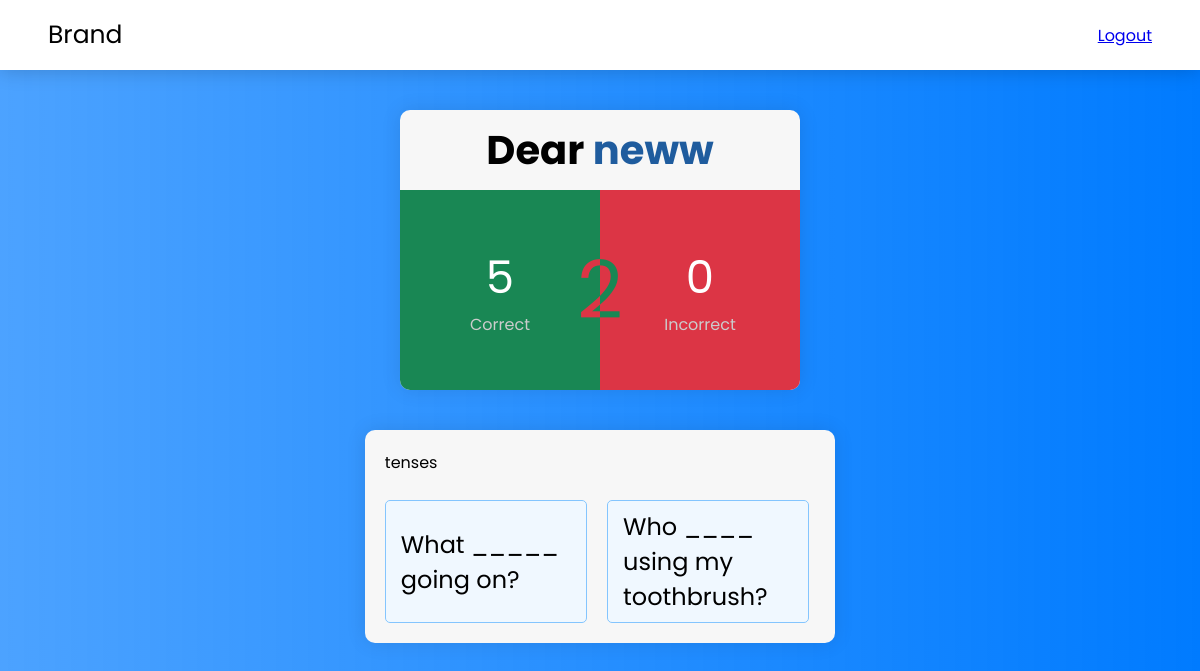
The page /my/quiz/tenses/result/ (signed in) on the database its author committed.
### her/models.py (models this page shows, shortened)
class Result(models.Model):
    user = models.ForeignKey(QuizUser, on_delete=models.CASCADE)
    exam = models.ForeignKey(Exam, on_delete=models.CASCADE)
    score = models.IntegerField(default=0)
    finished_at = models.DateTimeField(auto_now_add=True)
    started_at = models.DateTimeField(auto_now_add=True)

class QuizUser(models.Model):
    name = models.CharField(max_length=100)
    email = models.EmailField(help_text='Enter your email')
    password = models.CharField(max_length=100, blank=True)
    quiz_passed = models.IntegerField(default=0)
    verified = models.BooleanField(default=False)
    passed_exams = models.ManyToManyField('Exam', blank=True)
    point_score = models.IntegerField(default=0)
    created_at = models.DateTimeField(auto_now_add=True)
    updated_at = models.DateTimeField(auto_now=True)

class Exam(models.Model):
    name = models.CharField(max_length=100)
    slug = models.SlugField(max_length=100, unique=True)
    description = models.TextField()
    count_down = models.PositiveBigIntegerField(default=0)  # in minutes
    quizzes_length = models.PositiveBigIntegerField(default=0)
    private = models.BooleanField(default=False)
    created_at = models.DateTimeField(auto_now_add=True)
    updated_at = models.DateTimeField(auto_now=True)

class Quiz(models.Model):
    question = models.CharField(max_length=255)
    answer = models.CharField(max_length=255)
    user_answer = models.ManyToManyField(
        UserAnswer, blank=True)
    exam = models.ForeignKey(
        Exam, on_delete=models.CASCADE, null=True, default=None)
    species = models.ForeignKey('QuizType', on_delete=models.CASCADE)
    created_at = models.DateTimeField(auto_now_add=True)
    updated_at = models.DateTimeField(auto_now=True)
    class Meta:
        verbose_name_plural = "Quizes"

### her/views.py (the view)
# urls.py: path('quiz/<str:slug>/result/', views.exam_result, name="result"),
def exam_result(request, slug):
    print(QuizUser.objects.get(id=request.session['quiz_user']).passed_exams.all())
    exam = Exam.objects.get(slug=slug)
    result = Result.objects.get(user=QuizUser.objects.get(
        id=request.session['quiz_user']), exam=exam)
    quizzes = Quiz.objects.filter(exam=exam)
    f = exam.quizzes_length - result.score
    if f < 0:
        f = 0
    context = {
        'exam': exam,
        'result': result,
        'quizzes': quizzes,
        'f': f
    }
    return render(request, 'her/result.html', context)

### her/templates/her/result.html
{% extends './base.html' %} {% block content %}
<div class="container">
  <div class="quiz-box">
    <div class="quiz-title">
      Dear <span class="marked">{{result.user.name}}</span>
    </div>
    <div class="result-content">
      <div class="result-row" data-count="{{ exam.quizzes_length }}">
        <div class="side side-success">
          <span> {{ result.score }} </span>
          <span class="text-muted">Correct</span>
        </div>
        <div class="side side-danger">
          <span> {{ f }} </span>
          <span class="text-muted">Incorrect</span>
        </div>
      </div>
    </div>
  </div>
</div>
<div class="container">
  <div class="quiz-box">
    <div class="content">
      <span class="text-success">{{ exam.name }}</span>
      <ul class="answers">
        {% for quiz in quizzes %}
        <li data-answer="{{quiz.answer}}"
          class="option {%for i in quiz.user_answer.all %}{%if result.user.id == i.user.id %}{% if i.answer == quiz.answer %}correct{% else %}incorrect{%endif%}{%endif%}{% endfor%}"
        >
          {{quiz.question}}
        </li>
        {% endfor %}
      </ul>
    </div>
  </div>
</div>
{%endblock %}

### static/assets/css/style.css (style rules this page uses)
* { margin: 0; padding: 0; box-sizing: border-box; font-family: Poppins; transition: all 300ms; }
body { background: var(--light-body-background); max-width: none !important; }
.container { width: 100%; margin-top: 40px; display: flex; justify-content: center; position: relative; }
.container .quiz-box { background: var(--light-quiz-box-background, #f7f7f7); transition: 450ms; overflow: hidden; }
.container .quiz-box { min-width: 400px; max-width: 800px; border-radius: 10px; box-shadow: 0 0 20px 0 rgba(0, 0, 0, 0.1); max-height: 650px; }
.container .quiz-box .quiz-title { position: relative; text-align: center; font-size: 40px; font-weight: bold; width: 100%; padding: 10px 0; box-shadow: 0px 3px 5px 1px rgba(0, 0, 0, 0.1); }
.quiz-box .content { padding: 20px; height: 100%; overflow: auto; }
.quiz-box .answers { margin: 25px auto 0 auto; display: grid; grid-template-columns: repeat(auto-fill, 47%); gap: 20px; }
.quiz-box .answers .option { background: aliceblue; border: 1px solid #84c5fe; border-radius: 5px; padding: 8px 15px; font-size: 24px; cursor: pointer; transition: all 0.3s ease; display: flex; align-items: center; justify-content: space-between; }
.text-muted { color: #ccc; }
.result-row { width: 100%; display: flex; position: relative; }
.result-row::after { content: attr(data-count); position: absolute; top: 50%; left: 50%; transform: translate(-50%, -50%); font-size: 5rem; background: linear-gradient(to right, #dc3545 50%, #198754 51% ,#198754 100% ); background-clip: text; -webkit-background-clip: text; -webkit-text-fill-color: transparent; }
.result-row .side span:not(.text-muted) { font-size: 45px; }
.result-row .side { width: 50%; height: 200px; display: flex; justify-content: center; align-items: center; color: #fff; flex-direction: column; }
.result-row .side.side-success { background-color: #198754; }
.result-row .side.side-danger { background-color: #dc3545; }

### static/assets/css/root.css (style rules this page uses)
:root { --light-body-background: linear-gradient( to left, rgba(0, 123, 255, 1), rgba(0, 123, 255, 0.7) ); --light-quiz-option-background: aliceblue; --light-quiz-option-onHover-background: #cce5ff; --light-quiz-option-onHover-color: #004085; --light-quiz-option-onHover-border: 1px solid #b8daff; --light-quiz-option-incorrect-background: #f8d7da; --light-quiz-option-incorrect-color: #721c24; --light-quiz-option-incorrect-border: 1px solid #f5c6cb; --light-quiz-option-correct-background: #d4edda; --light-quiz-option-correct-color: #155724; --light-quiz-option-correct-border: 1px solid #c3e6cb; --light-quiz-timer-warn-color: #ffcc00; --light-quiz-timer-danger-color: #cc3300; --navbar-height: 70px; }
.marked { color: #1f5c9e; }

### rows shown on the page
Result: user.name "neww", score "5"
Exam: name "tenses"
Quiz: question "What _____ going on?"
Quiz: question "Who ____ using my toothbrush?"

### other values the page prints
{{ f }} "0"
